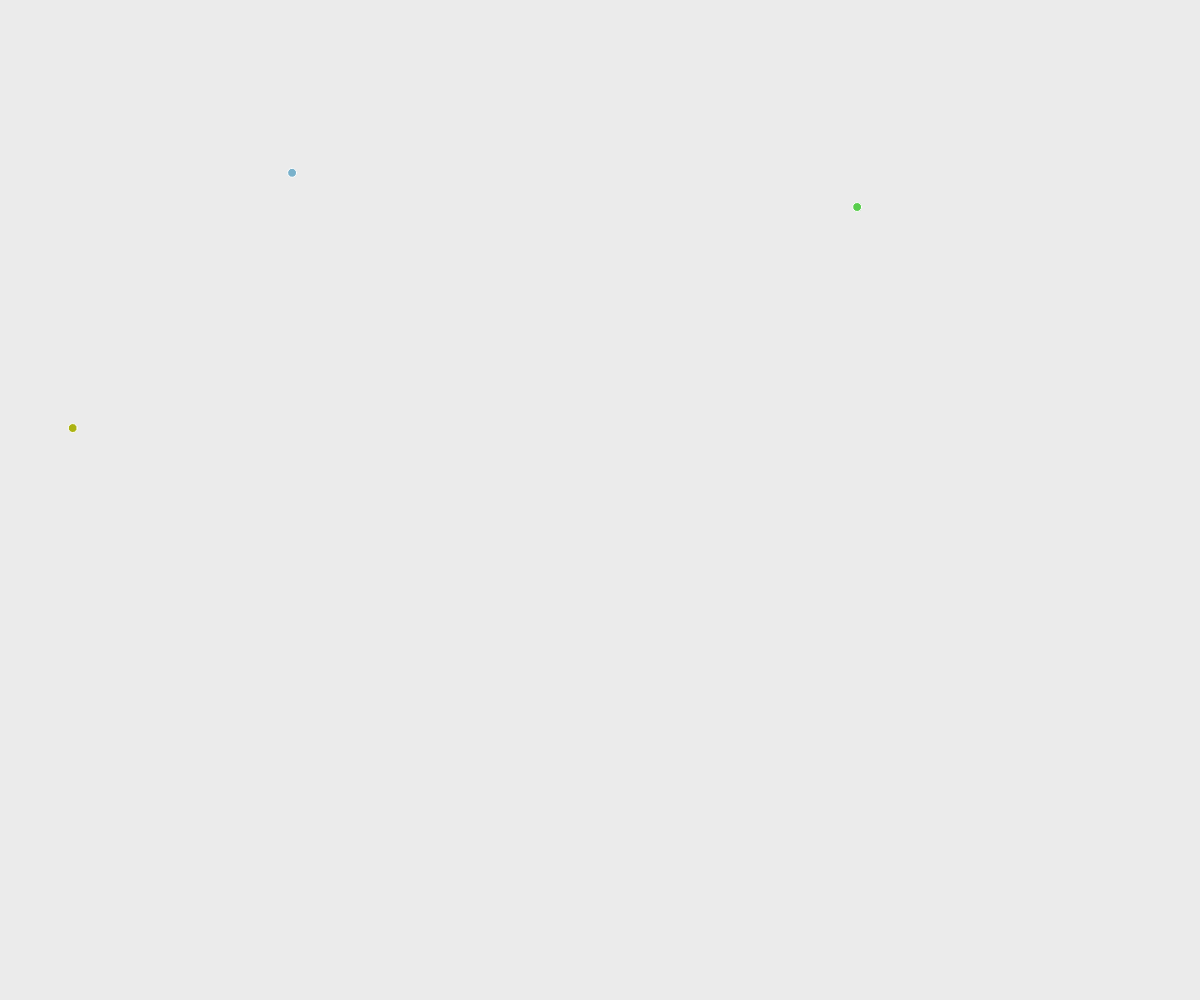
Frame 1 (no input)
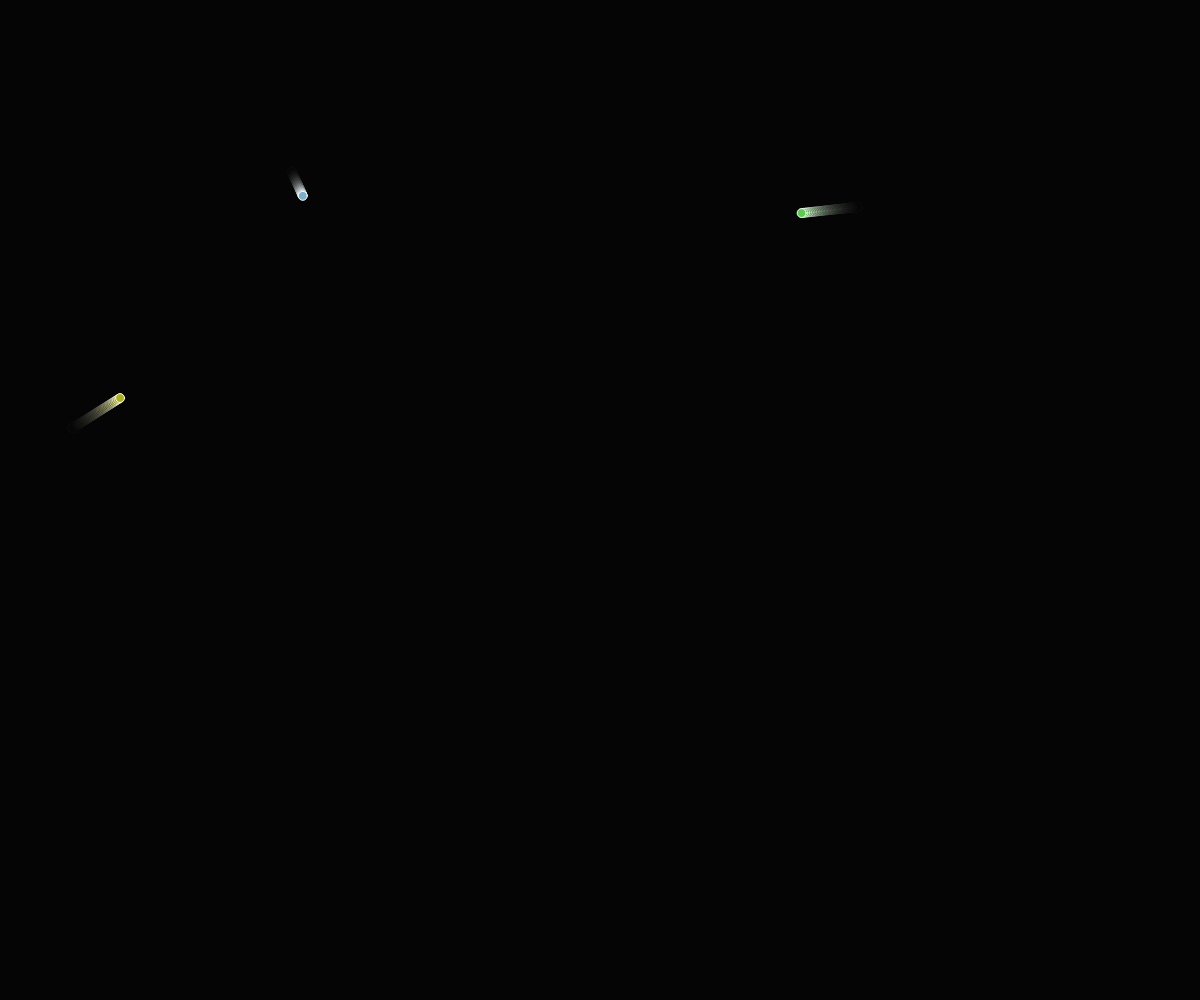
Frame 60 (no input)
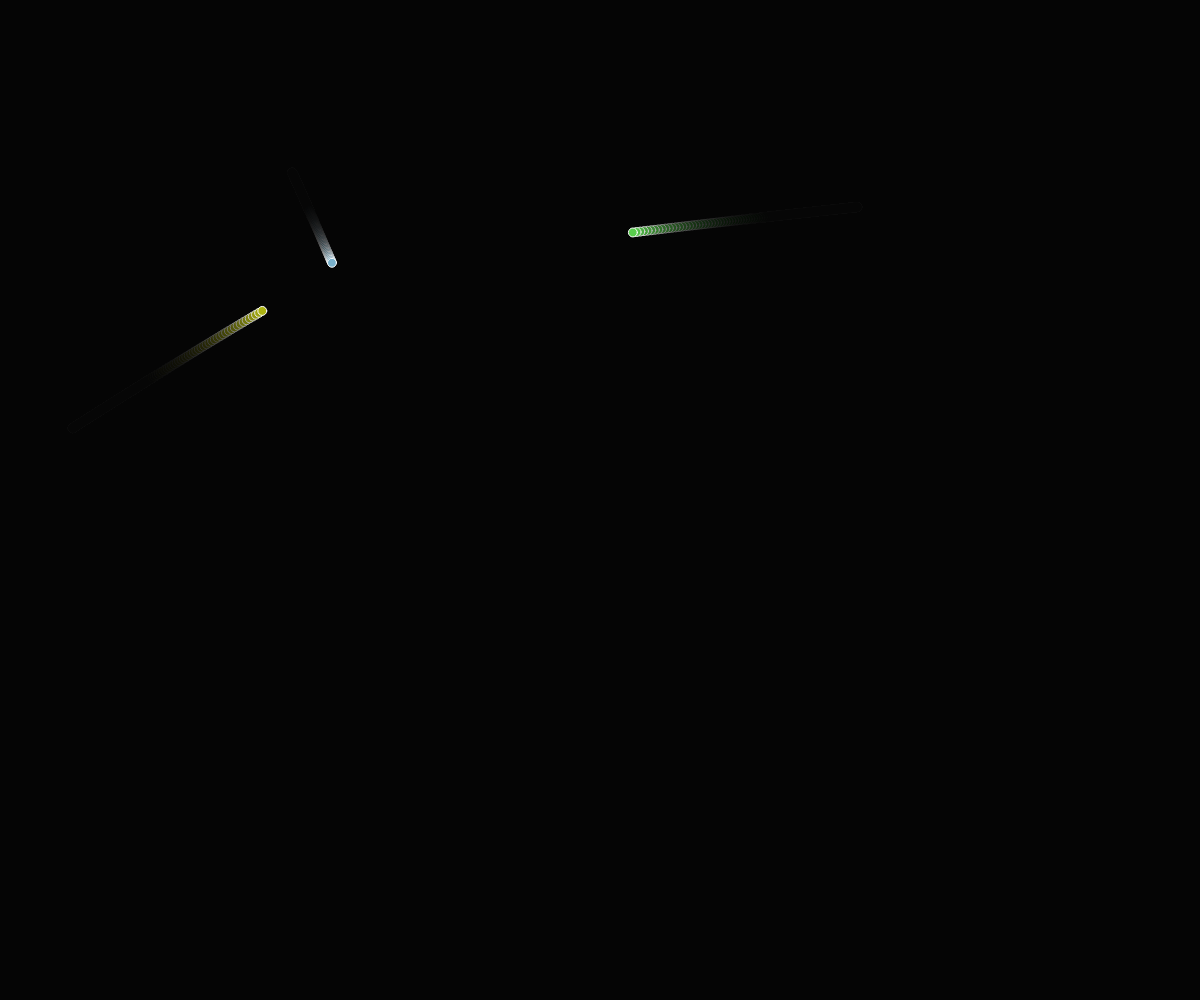
Frame 120 (the mouse pressed at the canvas centre since frame 60)

The p5.js sketch that drew these frames (run headless with seeded random() and noise() and a simulated clock; from frame 60 on, the mouse is pressed at the canvas centre):

// p5.js sketch
// ── sketch.js
// Simple 3 body simulation
let N = 3;
let bodies = [];

function setup() {
    createCanvas(windowWidth, windowHeight);

    // Create bodies as vectors
    for (let i = 0; i < N; i++) {
        bodies.push(
            new Body(
                createVector(random(width), random(height)),
                random(5, 5),
                color(random(255), random(255), random(255))
            )
        );
    }
}

function draw() {
    background(0, 20);

    // Draw bodies
    bodies.forEach(body => {
        body.update();
        body.show();

        // Update positions of bodies based on gravity
        bodies.forEach(other => {
            if (body !== other) {
                body.attract(other);
            }
        });
    });
}
// ── body.js
class Body {

    constructor(position, mass, color) {
        this.position = position;
        this.mass = mass;
        this.color = color;

        // this.velocity = p5.Vector.random2D();
        this.velocity = createVector(0, 0);
        // this.velocity.mult(0.5);
        this.acceleration = createVector(0, 0);
        this.radius = sqrt(this.mass) * 2;
    }

    show() {
        stroke(255);
        fill(this.color);
        ellipse(this.position.x, this.position.y, this.radius * 2, this.radius * 2);
    }

    applyForce(force) {
        let f = p5.Vector.div(force, this.mass);
        this.acceleration.add(f);
    }

    attract(body) {
        let force = p5.Vector.sub(this.position, body.position);
        let distance = force.mag();
        let G = 2;

        distance = constrain(distance, 5, 25);
        force.normalize();

        let strength = (G * this.mass * body.mass) / (distance * distance);
        force.setMag(strength);

        body.applyForce(force);
    }

    update() {
        this.velocity.add(this.acceleration);
        this.position.add(this.velocity);
        this.acceleration.mult(0);

        // Cap velocity to 5
        this.velocity.limit(5);

        // If velocity is too high, slow down
        if (this.velocity.mag() > 5) {
            this.velocity.mult(0.9);
        }

        // If out of bounds, reverse velocity
        // if (this.position.x > width || this.position.x < 0) {
        //     this.velocity.x *= -1;
        // }

        // if (this.position.y > height || this.position.y < 0) {
        //     this.velocity.y *= -1;
        // }


        // Wrap around
        if (this.position.x > width) {
            this.position.x = 0;
        } else if (this.position.x < 0) {
            this.position.x = width;
        }

        if (this.position.y > height) {
            this.position.y = 0;
        } else if (this.position.y < 0) {
            this.position.y = height;
        }
    }
}
